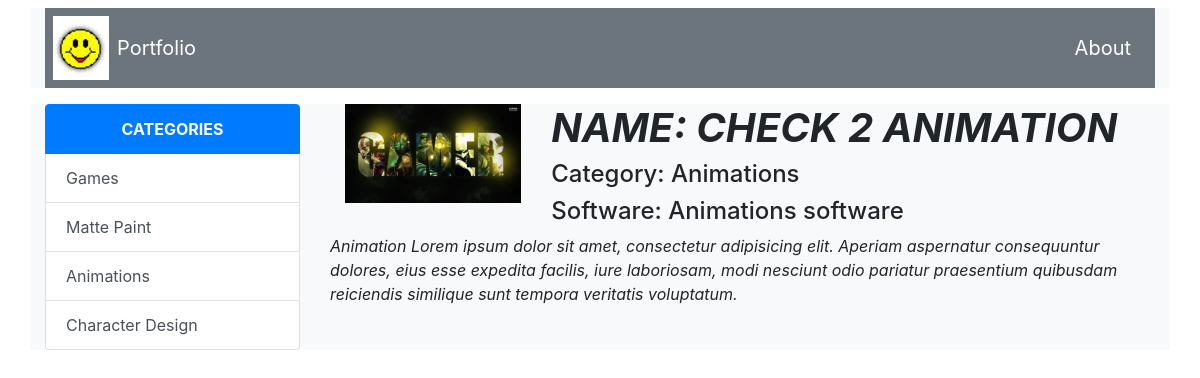
The page /2/filter/ on the database its author committed.
### apps/models.py (models this page shows, shortened)
class Category(models.Model):
    cat_id = models.AutoField(primary_key=True)
    title = models.CharField(max_length=300)
    def __str__(self):
        return self.title

class Product(models.Model):
    pro_id = models.AutoField(primary_key=True)
    name = models.CharField(max_length=200)
    category = models.ForeignKey(Category, on_delete=models.CASCADE)
    description = models.TextField()
    softwareUsed = models.TextField()
    image = models.ImageField(upload_to='image/')
    imageSS1 = models.ImageField(upload_to='image/', null=True,default="",blank=True)
    imageSS2 = models.ImageField(upload_to='image/', null=True,default="",blank=True)
    imageSS3 = models.ImageField(upload_to='image/', null=True,default="",blank=True)
    imageSS4 = models.ImageField(upload_to='image/', null=True,default="",blank=True)

### apps/views.py (the view)
# urls.py: path('<int:pro_id>/filter/', views.project, name='project'),
def project(req, pro_id):
    return render(req, 'project.html', {
        'products': Product.objects.get(pk=pro_id),
        'category': Category.objects.all()
    })

### templates/project.html
{% extends 'base.html' %}
{% block side%}
    {{ block.super }}
{% endblock %}
{% block body %}
    <div class="container bg-light" >
        <div class="row">
            <div class="col-lg-3">
                <img src="{{ products.image.url }}" alt="" class="img-fluid">
            </div>
            <div class="col-lg-9">
                <h1 class="font-weight-bold font-italic text-uppercase">Name:   {{ products.name }}</h1>
                <h4>Category:   {{ products.category }}</h4>
                <h4>Software:   {{ products.softwareUsed }}</h4>
            </div>
            <div class="row">
                <div class="col-lg-12"><p class="font-italic">{{ products.description }}</p></div>
            </div>
        </div>
    </div>
{% endblock %}

### templates/base.html (shortened to what this page needs)
{% load static %}
<!DOCTYPE html>
<html lang="en">
<head>
    <link rel="stylesheet" href="{% static 'bootstrap.min.css' %}">
</head>
<body>
        <div class="container mt-2 bg-light">
             <nav class="navbar navbar-dark navbar-expand-lg bg-secondary p-2">
                 <a href="{% url 'projects' %}">
                    <img src="{% static 'smiley.PNG' %}" alt="">
                 </a>
                 <a href="{% url 'projects' %}" class="navbar-brand p-2">Portfolio</a>
                 <a href="{% url 'about' %}" class="navbar-brand ml-auto">About</a>
             </nav>
        </div>
{% block container %}
        <div class="container mt-3 bg-light">
        <div class="row">
            <div class="col-3">
                {% block side %}
                    <div class="list-group">
                    <nav class="list-group-item list-group-item-action active font-weight-bold text-center text-uppercase">categories</nav>
                    {% for x in category %}
                        <a href="{% url 'categories' x.cat_id %}" class="list-group-item list-group-item-action">{{ x.title }}</a>
                    {% endfor %}
                </div>
                {% endblock %}
            </div>
            <div class="col-9">
                        {% block body %}  {% endblock %}
            </div>
        </div>
    </div>
{% endblock %}
</body>
</html>

### rows shown on the page
Category: title "Games"
Category: title "Matte Paint"
Category: title "Animations"
Category: title "Character Design"
Product: image (picture), name "CHECK 2 ANIMATION", category "Animations", softwareUsed "Animations software", description "Animation Lorem ipsum dolor sit amet, consectetur adipisicing elit. Aperiam aspernatur consequuntur dolores, eius esse expedita facilis, iure laboriosam, modi nesciunt odio pariatur praesentium quibusdam reiciendis similique sunt tempora veritatis voluptatum."
